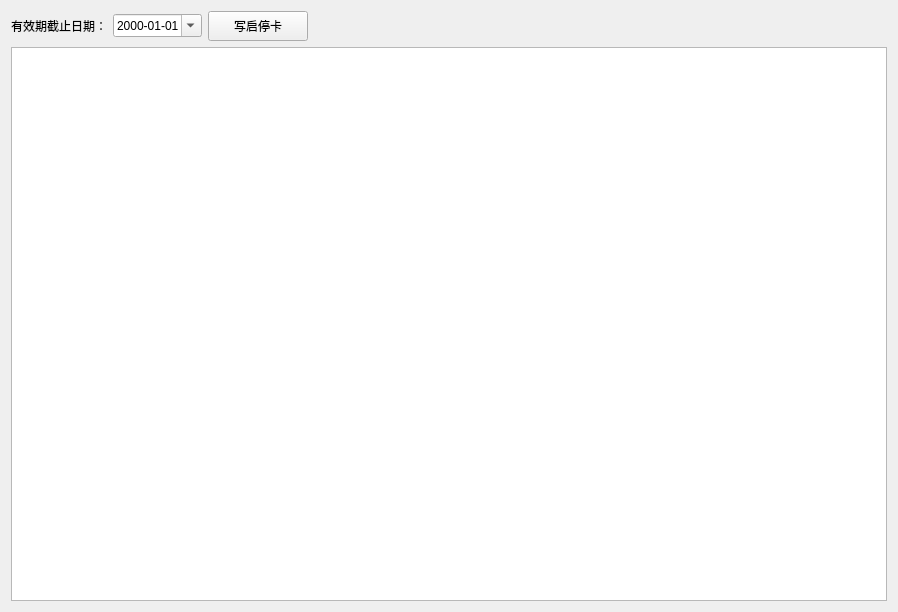
<?xml version="1.0" encoding="UTF-8"?>
<ui version="4.0">
 <class>StartStopWidget</class>
 <widget class="QWidget" name="StartStopWidget">
  <property name="geometry">
   <rect>
    <x>0</x>
    <y>0</y>
    <width>898</width>
    <height>612</height>
   </rect>
  </property>
  <property name="windowTitle">
   <string>Form</string>
  </property>
  <layout class="QVBoxLayout" name="verticalLayout">
   <item>
    <layout class="QHBoxLayout" name="horizontalLayout_2">
     <item>
      <layout class="QHBoxLayout" name="horizontalLayout">
       <item>
        <widget class="QLabel" name="label_2">
         <property name="text">
          <string>有效期截止日期：</string>
         </property>
        </widget>
       </item>
       <item>
        <widget class="QDateEdit" name="dateEditStopDate">
         <property name="currentSection">
          <enum>QDateTimeEdit::YearSection</enum>
         </property>
         <property name="displayFormat">
          <string>yyyy-MM-dd</string>
         </property>
         <property name="calendarPopup">
          <bool>true</bool>
         </property>
        </widget>
       </item>
       <item>
        <widget class="QPushButton" name="startStopButton">
         <property name="minimumSize">
          <size>
           <width>100</width>
           <height>30</height>
          </size>
         </property>
         <property name="text">
          <string>写启停卡</string>
         </property>
        </widget>
       </item>
      </layout>
     </item>
     <item>
      <spacer name="horizontalSpacer">
       <property name="orientation">
        <enum>Qt::Horizontal</enum>
       </property>
       <property name="sizeHint" stdset="0">
        <size>
         <width>40</width>
         <height>20</height>
        </size>
       </property>
      </spacer>
     </item>
    </layout>
   </item>
   <item>
    <widget class="QTableView" name="startTableView"/>
   </item>
  </layout>
 </widget>
 <resources/>
 <connections/>
</ui>
